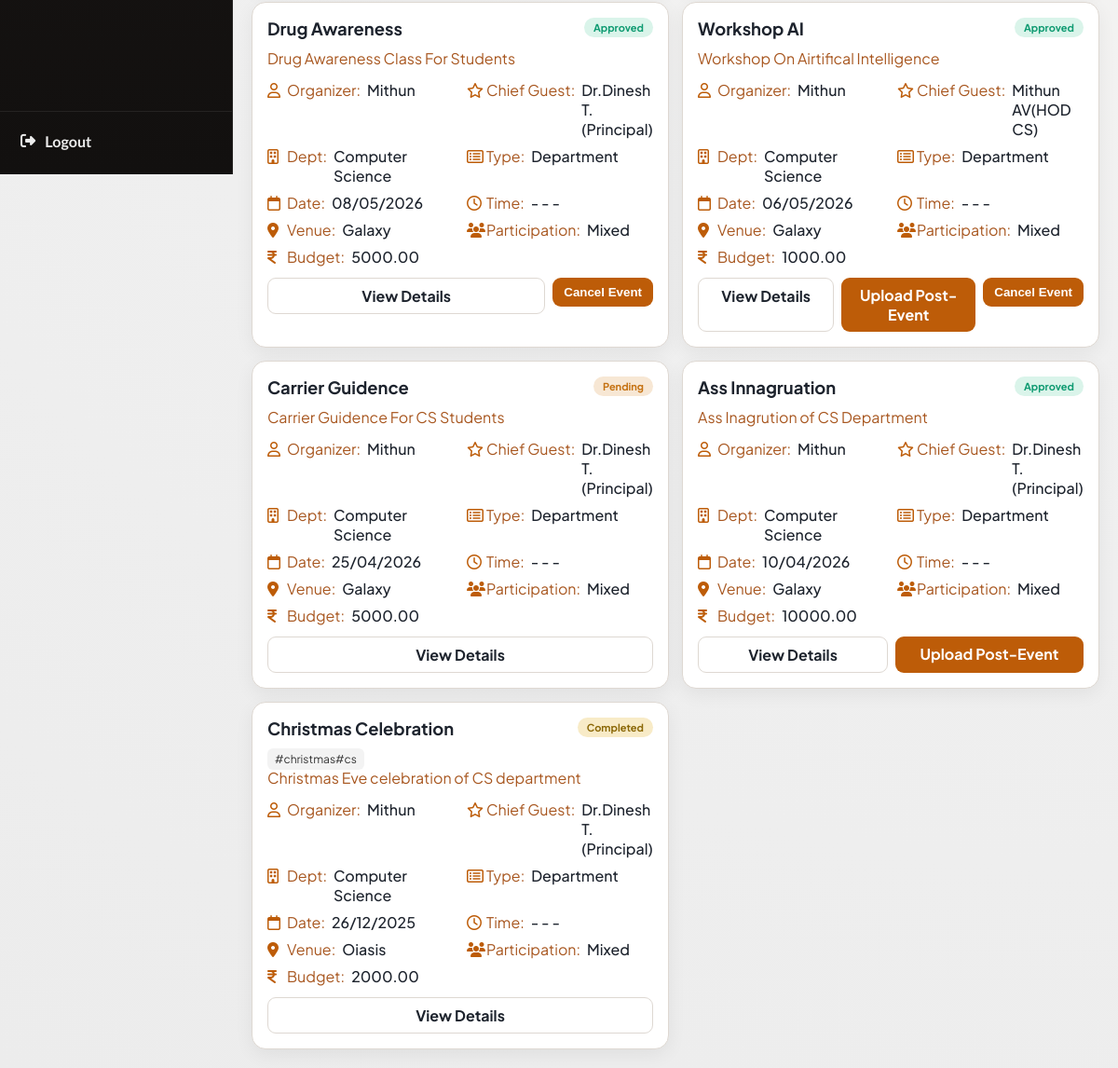
/events/faculty/filter/ (signed in, lower part), run on an earlier commit of the app's database.
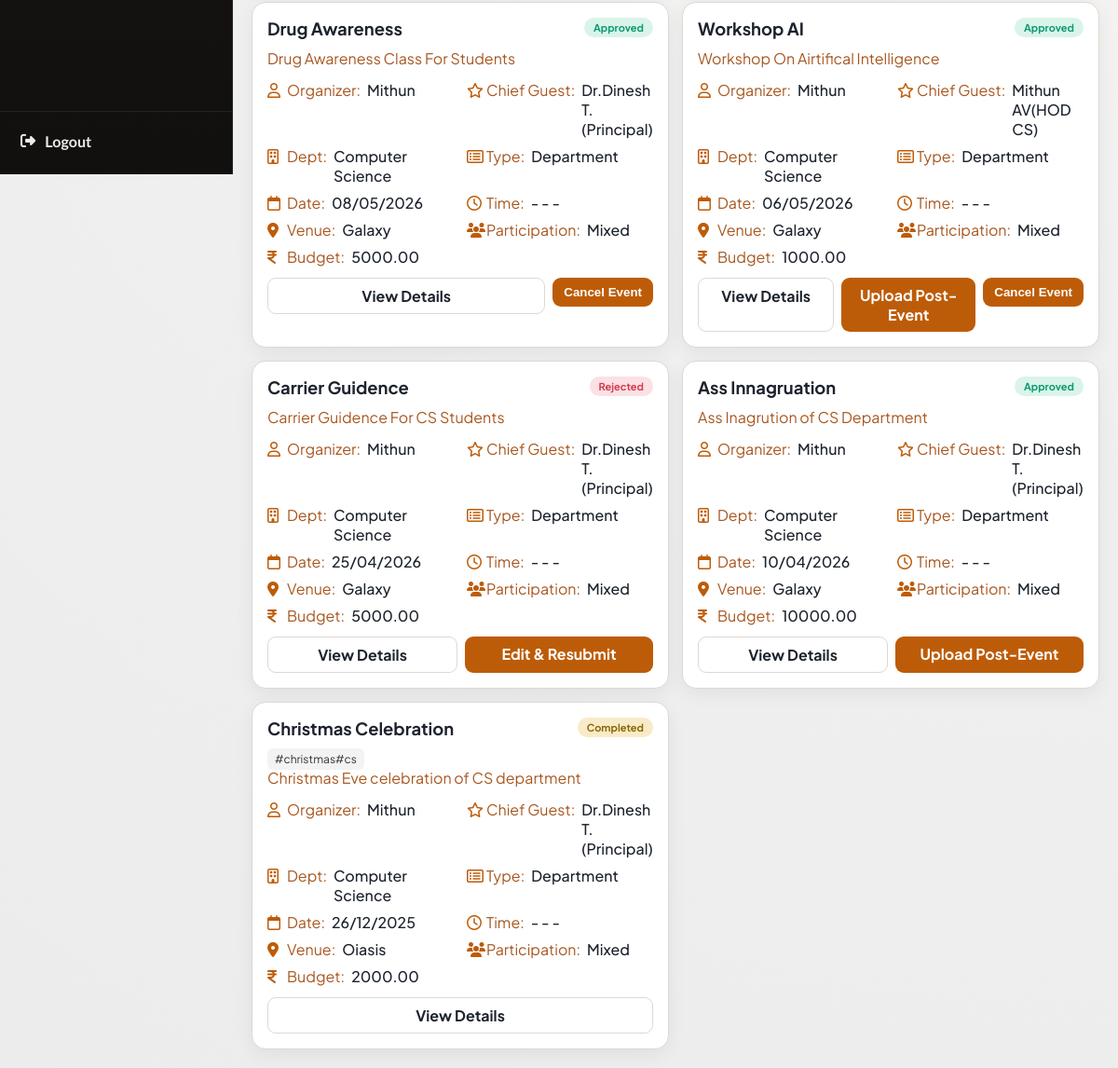
And on a later commit of the database.
### events/models.py (models this page shows, shortened)
class Event(models.Model):
    CATEGORY_CHOICES = (
        ('department', 'Department'),
        ('nss', 'NSS'),
        ('ncc', 'NCC'),
        ('union', 'Union'),
        ('other', 'Other'),
    )
    PARTICIPATION_CHOICES = (
        ('boys', 'Boys'),
        ('girls', 'Girls'),
        ('mixed', 'Mixed'),
    )
    STATUS_CHOICES = (
        ('pending', 'Pending Approval'),
        ('approved', 'Approved'),
        ('rejected', 'Rejected'),
        ('completed', 'Completed'),
        ('verified', 'Verified'),
        ('cancelled', 'Cancelled'),
    )
    title = models.CharField(max_length=200)
    category = models.CharField(max_length=20, choices=CATEGORY_CHOICES)
    created_by = models.ForeignKey(
        settings.AUTH_USER_MODEL,
        on_delete=models.CASCADE
    )
    department = models.ForeignKey(
    Department,
    on_delete=models.SET_NULL,
    null=True,
    blank=True
    )
    participation_type = models.CharField(
        max_length=20,
        choices=PARTICIPATION_CHOICES
    )
    chief_guest = models.CharField(max_length=200, blank=True, null=True)
    budget = models.DecimalField(max_digits=10, decimal_places=2)
    venue = models.ForeignKey(
    Venue,
    on_delete=models.PROTECT
    )
    start_date = models.DateField()
    end_date = models.DateField()
    start_time = models.TimeField(null=True, blank=True)
    end_time = models.TimeField(null=True, blank=True)
    description = models.TextField()
    tags = models.ManyToManyField(Tag, blank=True)
    status = models.CharField(
        max_length=20,
        choices=STATUS_CHOICES,
        default='pending'
    )
    principal_remark = models.TextField(blank=True, null=True)
    created_at = models.DateTimeField(auto_now_add=True)
    report_text = models.TextField(blank=True, null=True)
    attendance_file = models.FileField(
        upload_to='attendance/',
        blank=True,
        null=True
    )
    completed_at = models.DateTimeField(blank=True, null=True)

class Department(models.Model):
    name = models.CharField(max_length=100, unique=True)
    def __str__(self):
        return self.name

class Venue(models.Model):
    name = models.CharField(max_length=100, unique=True)
    def __str__(self):
        return self.name

### accounts/models.py (models this page shows, shortened)
class User(AbstractUser):
    ROLE_CHOICES = (
        ('faculty', 'Faculty'),
        ('principal', 'Principal'),
        ('admin', 'Admin'),
    )
    SUB_ROLE_CHOICES = (
        ('hod', 'HOD'),
        ('nss', 'NSS In-Charge'),
        ('ncc', 'NCC In-Charge'),
        ('union', 'Union In-Charge'),
        ('other', 'Other In-Charge'),
    )
    role = models.CharField(max_length=20, choices=ROLE_CHOICES)
    sub_role = models.CharField(
        max_length=20,
        choices=SUB_ROLE_CHOICES,
        blank=True,
        null=True
    )
    department = models.ForeignKey(
    'events.Department',
    on_delete=models.SET_NULL,
    null=True,
    blank=True
    )

### events/views.py (the view)
@login_required(login_url='/login/')
def faculty_filter_events(request):
    if request.user.role != 'faculty':
        return redirect('login')
    user = request.user
    events = Event.objects.filter(created_by=user)
    page_title = "My Events"
    total_count = events.count()
    events = events.select_related('created_by', 'department', 'venue').order_by('-start_date')
    search = request.GET.get('search', '').strip()
    events = _apply_event_search(events, search)
    status = request.GET.get('status')
    upcoming = request.GET.get('upcoming')  # upcoming=1 means future approved events only
    if status is None or status == '':
        selected_status = ''
    elif status == "conducted":
        events = events.filter(status__in=['completed', 'verified'])
        selected_status = "conducted"
    else:
        events = events.filter(status=status)
        selected_status = status
    if upcoming == '1':
        today_date = timezone.now().date()
        events = events.filter(start_date__gte=today_date)
        page_title = "Upcoming Events"
    participation = request.GET.get('participation')
    if participation:
        events = events.filter(participation_type=participation)
    start_date = request.GET.get('start_date')
    end_date = request.GET.get('end_date')
    if start_date and end_date:
        events = events.filter(
            start_date__lte=end_date,
            end_date__gte=start_date
        )
    elif start_date:
        events = events.filter(end_date__gte=start_date)
    elif end_date:
        events = events.filter(start_date__lte=end_date)
    context = {
        'events': events,
        'page_title': page_title,
        'selected_status': selected_status,
        'total_count': total_count,
        'today': timezone.now().date(),
        'active_nav': 'faculty-filter',
    }
    if _is_ajax_request(request):
        return render(request, 'events/partials/faculty_filter_list.html', context)
    return render(request, 'events/faculty_filter.html', context)

### events/views.py (called while the page is built, shortened)
def _is_ajax_request(request):
    return (
        request.headers.get("x-requested-with") == "XMLHttpRequest"
        or request.GET.get("ajax") == "1"
    )

def _apply_event_search(queryset, query):
    if not query:
        return queryset

### events/templates/events/faculty_filter.html (shortened to what this page needs)
{% extends "base.html" %}
{% load event_extras %}
{% block content %}
<div id="facultyFilterList">
    {% include "events/partials/faculty_filter_list.html" %}
</div>
{% endblock %}

### events/templates/events/partials/faculty_filter_list.html (shortened to what this page needs)
<section class="event-grid">
    {% for e in events %}
        <article class="event-card">
            {% include "events/partials/event_detail_card_body.html" with event=e %}
            <div class="action-row">
                <a class="btn secondary" href="{% url 'event_detail' e.id %}">View Details</a>
                {% if e.status == 'approved' and e.end_date <= today %}
                    <a class="btn" href="{% url 'post_event_upload' e.id %}">Upload Post-Event</a>
                {% endif %}
                    {% if e.status == 'pending' and e.end_date >= today or e.status == 'approved' and e.end_date >= today %}
                        <form method="POST" action="{% url 'cancel_event' e.id %}">
                            <button type="submit"
                                    class="btn btn-danger btn-sm"
                                    onclick="return confirm('Are you sure you want to cancel this event?')">
                                Cancel Event
                            </button>
                        </form>
                    {% endif %}
                    {% if e.status == 'rejected' %}
                        <a class="btn" href="{% url 'edit_event' e.id %}">
                            Edit & Resubmit
                        </a>
                    {% endif %}
            </div>
        </article>
    {% empty %}
        <article class="event-card">
            <p class="muted" style="margin:0;">No events found.</p>
        </article>
    {% endfor %}
</section>

### events/templates/events/partials/event_detail_card_body.html (shortened to what this page needs)
{% load event_extras %}
<div class="event-head">
    <h3 class="event-title">
        <a href="{% url 'event_detail' event.id %}">{{ event.title }}</a>
    </h3>
    <span class="chip {{ event.status }}">{{ event.status|title }}</span>
</div>
<div class="event-tags">
{% for tag in event.tags.all %}
<a href="?search=#{{ tag.name }}" class="tag">
#{{ tag.name }}
</a>
{% endfor %}
</div>
<p class="event-desc">{{ event.description|default:"No description provided."|truncatewords:22 }}</p>
<div class="meta-grid">
    <div class="meta-row"><i class="fa-regular fa-user"></i><span class="meta-label">Organizer:</span><span class="meta-value">{{ event.created_by.get_full_name|default:event.created_by.username }}</span></div>
    <div class="meta-row"><i class="fa-regular fa-star"></i><span class="meta-label">Chief Guest:</span><span class="meta-value">{{ event.chief_guest|default:"-" }}</span></div>
    <div class="meta-row"><i class="fa-regular fa-building"></i><span class="meta-label">Dept:</span><span class="meta-value">{{ event.department|default:"General" }}</span></div>
    <div class="meta-row"><i class="fa-regular fa-rectangle-list"></i><span class="meta-label">Type:</span><span class="meta-value">{{ event.category|title }}</span></div>
    <div class="meta-row"><i class="fa-regular fa-calendar"></i><span class="meta-label">Date:</span><span class="meta-value">{{ event.start_date|date:"d/m/Y" }}</span></div>
    <div class="meta-row"><i class="fa-regular fa-clock"></i><span class="meta-label">Time:</span><span class="meta-value">{% if event.start_time %}{{ event.start_time|time:"h:i A" }}{% else %}-{% endif %} - {% if event.end_time %}{{ event.end_time|time:"h:i A" }}{% else %}-{% endif %}</span></div>
    <div class="meta-row"><i class="fa-solid fa-location-dot"></i><span class="meta-label">Venue:</span><span class="meta-value">{{ event.venue }}</span></div>
    <div class="meta-row"><i class="fa-solid fa-users"></i><span class="meta-label">Participation:</span><span class="meta-value">{{ event.participation_type|title }}</span></div>
    <div class="meta-row"><i class="fa-solid fa-indian-rupee-sign"></i><span class="meta-label">Budget:</span><span class="meta-value">{{ event.budget }}</span></div>
</div>

What changed in the data, as far as the page shows it:
changed Event "Carrier Guidence": status "Pending" → "Rejected"; now shows "Edit & Resubmit"
